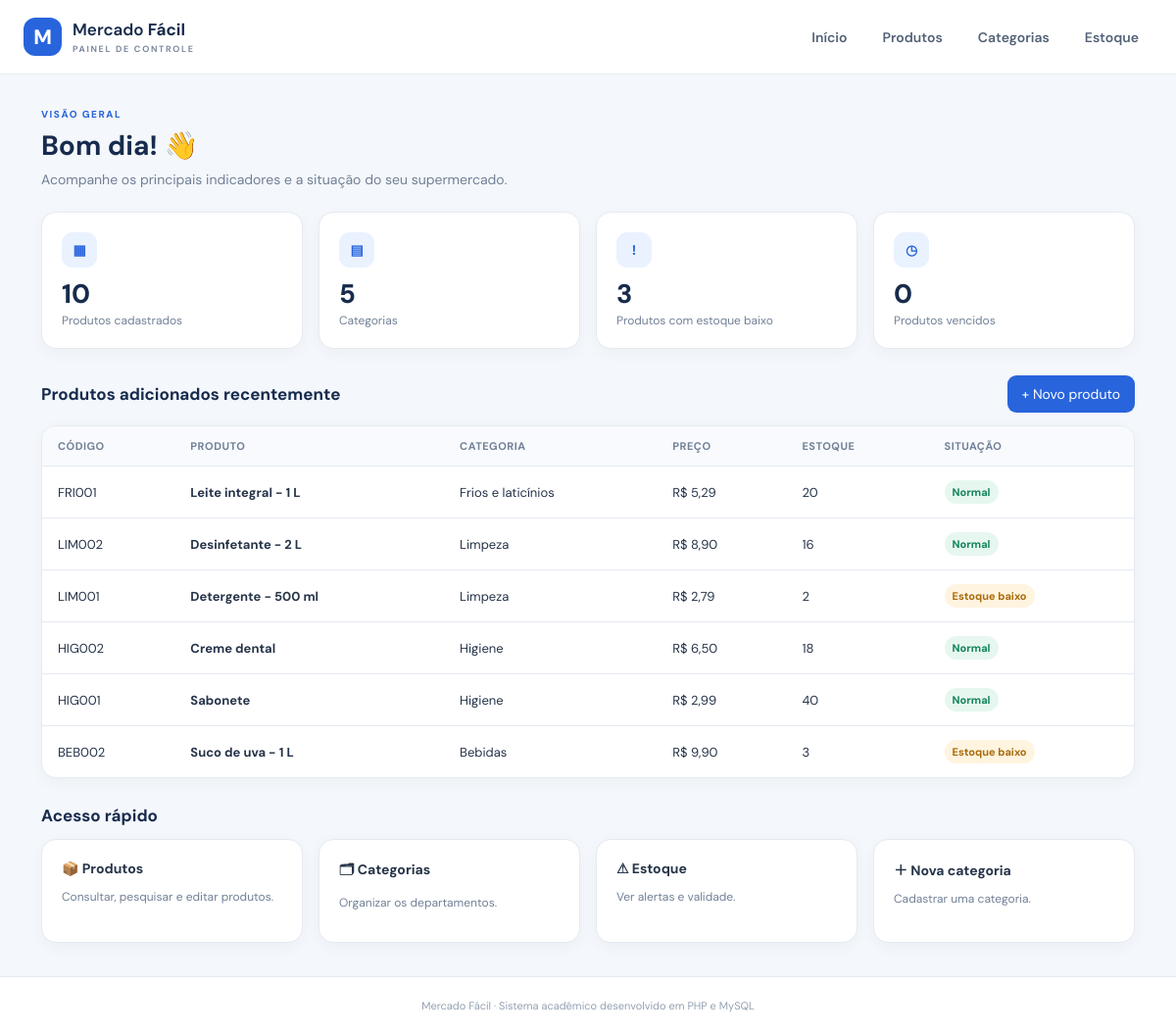
The page / on the database its author committed.
### tables this page shows
CREATE TABLE IF NOT EXISTS produtos (
  id INT NOT NULL AUTO_INCREMENT,
  codigo VARCHAR(30) NOT NULL,
  nome VARCHAR(120) NOT NULL,
  categoria_id INT NOT NULL,
  preco DECIMAL(10,2) NOT NULL,
  estoque INT NOT NULL DEFAULT 0,
  estoque_minimo INT NOT NULL DEFAULT 5,
  validade DATE NULL,
  descricao TEXT NULL,
  criado_em TIMESTAMP NOT NULL DEFAULT CURRENT_TIMESTAMP,
  atualizado_em TIMESTAMP NOT NULL DEFAULT CURRENT_TIMESTAMP ON UPDATE CURRENT_TIMESTAMP,
  PRIMARY KEY (id),
  UNIQUE KEY uk_produtos_codigo (codigo),
  KEY idx_produtos_categoria (categoria_id),
  KEY idx_produtos_nome (nome),
  CONSTRAINT fk_produto_categoria
    FOREIGN KEY (categoria_id) REFERENCES categorias(id)
    ON UPDATE CASCADE ON DELETE RESTRICT
);

CREATE TABLE IF NOT EXISTS categorias (
  id INT NOT NULL AUTO_INCREMENT,
  nome VARCHAR(80) NOT NULL,
  descricao VARCHAR(255) NULL,
  criado_em TIMESTAMP NOT NULL DEFAULT CURRENT_TIMESTAMP,
  PRIMARY KEY (id),
  UNIQUE KEY uk_categorias_nome (nome)
);

### includes/funcoes.php (called while the page is built, shortened)
<?php
function e($valor): string { return htmlspecialchars((string)$valor, ENT_QUOTES, 'UTF-8'); }
function dinheiro($valor): string { return 'R$ '.number_format((float)$valor, 2, ',', '.'); }

### index.php (the view)
<?php
require 'config.php'; require 'includes/header.php';
$total=(int)$pdo->query('SELECT COUNT(*) FROM produtos')->fetchColumn();
$cats=(int)$pdo->query('SELECT COUNT(*) FROM categorias')->fetchColumn();
$baixo=(int)$pdo->query('SELECT COUNT(*) FROM produtos WHERE estoque <= estoque_minimo')->fetchColumn();
$vencidos=(int)$pdo->query('SELECT COUNT(*) FROM produtos WHERE validade IS NOT NULL AND validade < CURDATE()')->fetchColumn();
$recentes=$pdo->query('SELECT p.*,c.nome categoria FROM produtos p JOIN categorias c ON c.id=p.categoria_id ORDER BY p.id DESC LIMIT 6')->fetchAll();
?>
<div class="eyebrow">Visão geral</div><h1 class="titulo">Bom dia! 👋</h1><p class="subtitulo">Acompanhe os principais indicadores e a situação do seu supermercado.</p>
<div class="grid">
<div class="card"><div class="stat-icon">▦</div><div class="stat"><?=$total?></div><div class="stat-label">Produtos cadastrados</div></div>
<div class="card"><div class="stat-icon">▤</div><div class="stat"><?=$cats?></div><div class="stat-label">Categorias</div></div>
<div class="card"><div class="stat-icon">!</div><div class="stat"><?=$baixo?></div><div class="stat-label">Produtos com estoque baixo</div></div>
<div class="card"><div class="stat-icon">◷</div><div class="stat"><?=$vencidos?></div><div class="stat-label">Produtos vencidos</div></div>
</div>
<div class="secao"><h2>Produtos adicionados recentemente</h2><a class="btn" href="produto_form.php">+ Novo produto</a></div>
<div class="painel"><table class="tabela"><thead><tr><th>Código</th><th>Produto</th><th>Categoria</th><th>Preço</th><th>Estoque</th><th>Situação</th></tr></thead><tbody>
<?php foreach($recentes as $p): ?><tr><td><?=e($p['codigo'])?></td><td><strong><?=e($p['nome'])?></strong></td><td><?=e($p['categoria'])?></td><td><?=dinheiro($p['preco'])?></td><td><?=e($p['estoque'])?></td><td><?php if($p['validade'] && $p['validade']<date('Y-m-d')): ?><span class="badge vencido">Vencido</span><?php elseif($p['estoque']<=$p['estoque_minimo']): ?><span class="badge baixo">Estoque baixo</span><?php else: ?><span class="badge ok">Normal</span><?php endif ?></td></tr><?php endforeach ?>
<?php if(!$recentes): ?><tr><td colspan="6" class="vazio">Nenhum produto cadastrado.</td></tr><?php endif ?></tbody></table></div>
<div class="secao"><h2>Acesso rápido</h2></div><div class="grid"><a class="card" href="produtos.php" style="text-decoration:none;color:inherit"><b>📦 Produtos</b><p class="stat-label">Consultar, pesquisar e editar produtos.</p></a><a class="card" href="categorias.php" style="text-decoration:none;color:inherit"><b>🗂 Categorias</b><p class="stat-label">Organizar os departamentos.</p></a><a class="card" href="estoque.php" style="text-decoration:none;color:inherit"><b>⚠ Estoque</b><p class="stat-label">Ver alertas e validade.</p></a><a class="card" href="categoria_form.php" style="text-decoration:none;color:inherit"><b>＋ Nova categoria</b><p class="stat-label">Cadastrar uma categoria.</p></a></div>
<?php require 'includes/footer.php'; ?>

### includes/header.php (shortened to what this page needs)
<?php require_once __DIR__.'/funcoes.php'; ?>
<!doctype html><html lang="pt-BR"><head><meta charset="utf-8"><meta name="viewport" content="width=device-width, initial-scale=1"><title>Mercado Fácil | Gestão</title><link rel="stylesheet" href="assets/style.css"></head><body>
<header class="topo"><a class="marca" href="index.php"><span class="logo">M</span><span>Mercado <b>Fácil</b><small>PAINEL DE CONTROLE</small></span></a><nav><a href="index.php">Início</a><a href="produtos.php">Produtos</a><a href="categorias.php">Categorias</a><a href="estoque.php">Estoque</a></nav></header><main class="container">

### includes/footer.php
</main><footer>Mercado Fácil · Sistema acadêmico desenvolvido em PHP e MySQL</footer></body></html>

### assets/style.css (style rules this page uses)
:root { --navy:#172b4d;--blue:#2864dc;--cyan:#eaf2ff;--bg:#f4f7fb;--text:#263449;--muted:#718096;--line:#e5eaf1;--green:#13845b;--red:#c43c48;--amber:#a96a0a }
* { box-sizing:border-box }
body { margin:0;background:var(--bg);color:var(--text);font-family:'DM Sans',Arial,sans-serif;font-size:14px }
.topo { height:76px;background:#fff;border-bottom:1px solid var(--line);display:flex;align-items:center;justify-content:space-between;padding:0 max(calc((100% - 1160px)/2),24px);position:sticky;top:0;z-index:5 }
.marca { display:flex;align-items:center;gap:11px;color:var(--navy);text-decoration:none;font-size:17px;font-weight:600 }
.marca small { display:block;font-size:9px;letter-spacing:1.7px;color:var(--muted);margin-top:3px }
.logo { display:grid;place-items:center;background:var(--blue);color:#fff;width:39px;height:39px;border-radius:12px;font-weight:800;font-size:21px }
.topo nav { display:flex;gap:8px }
.topo nav a { color:#526176;text-decoration:none;padding:10px 14px;border-radius:9px;font-weight:600 }
.container { max-width:1160px;margin:34px auto;padding:0 22px;min-height:calc(100vh - 150px) }
.eyebrow { color:var(--blue);font-weight:800;text-transform:uppercase;letter-spacing:1.5px;font-size:10px }
.titulo { font-size:28px;color:var(--navy);margin:7px 0 }
.subtitulo { color:var(--muted);margin:0 0 24px }
.grid { display:grid;grid-template-columns:repeat(4,1fr);gap:16px }
.card,.painel { background:#fff;border:1px solid var(--line);border-radius:15px;padding:20px;box-shadow:0 4px 16px #1b31500a }
.stat { font-size:27px;font-weight:800;color:var(--navy);margin:9px 0 2px }
.stat-label { color:var(--muted);font-size:12px }
.stat-icon { width:36px;height:36px;border-radius:11px;background:var(--cyan);color:var(--blue);display:grid;place-items:center;font-weight:800 }
.secao { display:flex;justify-content:space-between;align-items:center;margin:27px 0 13px }
.secao h2 { font-size:17px;color:var(--navy);margin:0 }
.btn { display:inline-flex;align-items:center;justify-content:center;border:0;border-radius:9px;padding:10px 15px;background:var(--blue);color:#fff;text-decoration:none;font:600 13px inherit;cursor:pointer }
.painel { padding:0;overflow:hidden }
.tabela { width:100%;border-collapse:collapse }
.tabela th { text-align:left;color:#718096;background:#f8fafd;font-size:11px;text-transform:uppercase;letter-spacing:.5px;padding:13px 16px }
.tabela td { padding:14px 16px;border-top:1px solid var(--line);font-size:13px }
.badge { display:inline-block;padding:5px 8px;border-radius:20px;font-size:11px;font-weight:700;background:#edf2f8;color:#56657a }
.badge.ok { background:#e6f7ef;color:var(--green) }
.badge.baixo { background:#fff4df;color:var(--amber) }
footer { text-align:center;color:#94a0b2;font-size:11px;padding:22px;border-top:1px solid var(--line);background:#fff }

### rows shown on the page
produtos: codigo "FRI001", nome "Leite integral - 1 L", categoria.nome "Frios e laticínios", preco "R$ 5,29", estoque "20", validade "Normal"
produtos: codigo "LIM002", nome "Desinfetante - 2 L", categoria.nome "Limpeza", preco "R$ 8,90", estoque "16", validade "Normal"
produtos: codigo "LIM001", nome "Detergente - 500 ml", categoria.nome "Limpeza", preco "R$ 2,79", estoque "2", validade "Estoque baixo"
produtos: codigo "HIG002", nome "Creme dental", categoria.nome "Higiene", preco "R$ 6,50", estoque "18", validade "Normal"
produtos: codigo "HIG001", nome "Sabonete", categoria.nome "Higiene", preco "R$ 2,99", estoque "40", validade "Normal"
produtos: codigo "BEB002", nome "Suco de uva - 1 L", categoria.nome "Bebidas", preco "R$ 9,90", estoque "3", validade "Estoque baixo"

### other values the page prints
$total "10"
$cats "5"
$baixo "3"
$vencidos "0"
